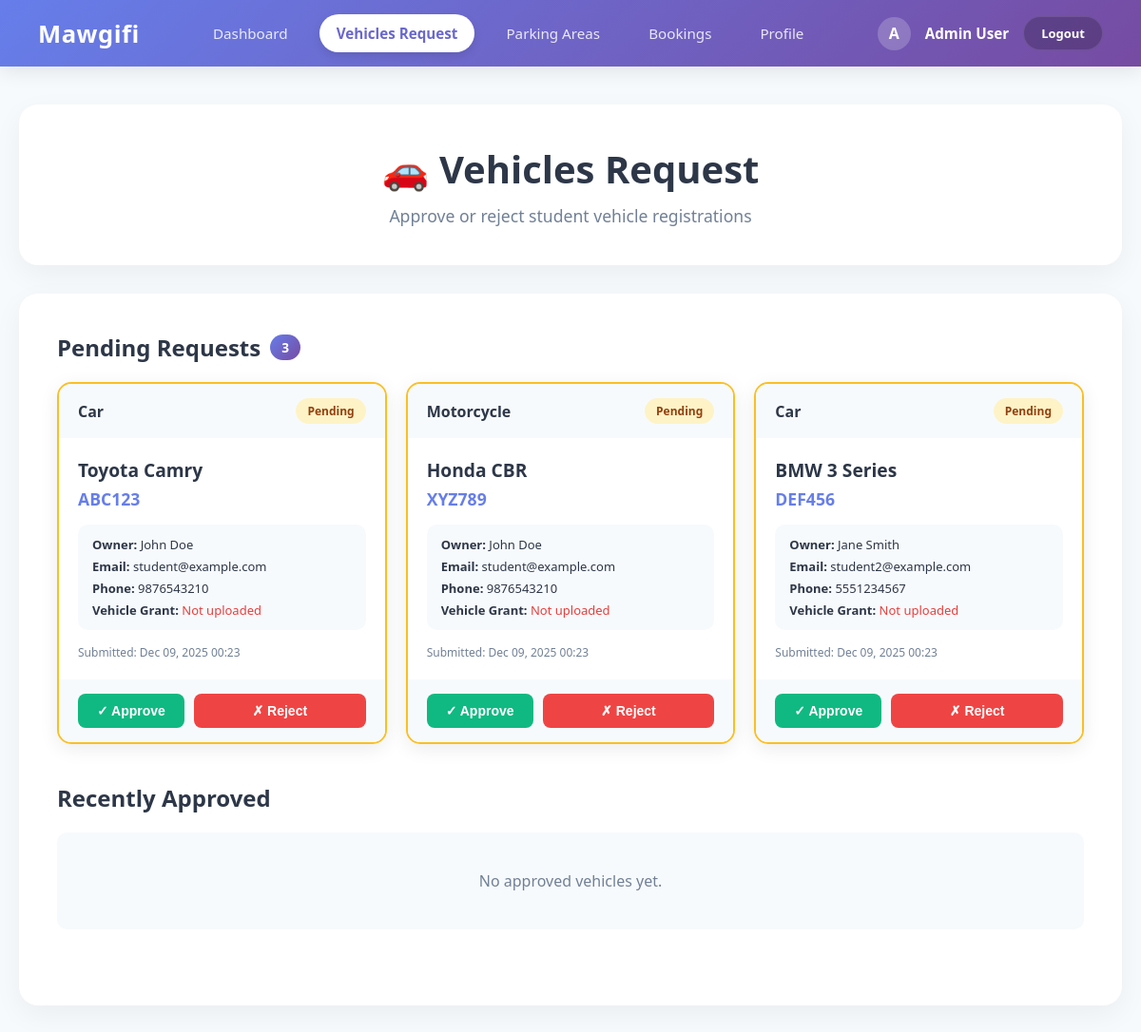
/Moudel1/Stafe.php?view=requests (signed in), run on the app's committed database.
### tables this page shows
CREATE TABLE Vehicle (
    vehicle_id INT AUTO_INCREMENT PRIMARY KEY,
    user_id INT NOT NULL,
    vehicle_type VARCHAR(50),
    vehicle_model VARCHAR(100),
    license_plate VARCHAR(20) NOT NULL,
    grant_document VARCHAR(255),
    created_at TIMESTAMP DEFAULT CURRENT_TIMESTAMP,
    Approved_date DATETIME,
    status ENUM('pending', 'approved', 'rejected') DEFAULT 'pending',
    rejection_reason TEXT DEFAULT NULL,
    FOREIGN KEY (user_id) REFERENCES User(user_id) ON DELETE CASCADE ON UPDATE CASCADE
);

CREATE TABLE `User` (
    user_id INT AUTO_INCREMENT PRIMARY KEY,
    UserName VARCHAR(100) NOT NULL,
    Email VARCHAR(150) NOT NULL,
    PhoneNumber VARCHAR(20),
    UserType ENUM('admin', 'user', 'staff') DEFAULT 'user',
    created_at TIMESTAMP DEFAULT CURRENT_TIMESTAMP,
    updated_at TIMESTAMP DEFAULT CURRENT_TIMESTAMP ON UPDATE CURRENT_TIMESTAMP,
    password VARCHAR(255) NOT NULL,
    Address TEXT
);

### Moudel1/Stafe.php (the view, shortened to what this page needs)
<?php
$username = $_SESSION['username'] ?? 'User';
$current_view = isset($_GET['view']) ? $_GET['view'] : 'dashboard';
$conn = getDBConnection();
$pending_vehicles = [];
$stmt = $conn->prepare("
    SELECT v.vehicle_id, v.vehicle_type, v.vehicle_model, v.license_plate, v.created_at, v.grant_document,
           u.UserName, u.Email, u.PhoneNumber
    FROM Vehicle v
    JOIN User u ON v.user_id = u.user_id
    WHERE v.status = 'pending' AND u.UserType = 'user'
    ORDER BY v.created_at ASC
");
$stmt->execute();
$result = $stmt->get_result();
while ($row = $result->fetch_assoc()) {
    $pending_vehicles[] = $row;
}
$approved_vehicles = [];
$total_pending = count($pending_vehicles);
$total_approved = count($approved_vehicles);
$stmt = $conn->prepare("SELECT COUNT(*) as count FROM Vehicle v JOIN User u ON v.user_id = u.user_id WHERE v.status = 'rejected' AND u.UserType = 'user'");
$stmt->execute();
$result = $stmt->get_result();
$row = $result->fetch_assoc();
$rejected_count = $row['count'];
?>
<!DOCTYPE html>
<html lang="en">
<head>
    <link rel="stylesheet" href="Stafe.css?v=<?php echo time(); ?>">
</head>
<body>
    <nav class="navbar">
        <div class="brand">Mawgifi</div>
        <div class="nav-links">
            <a href="Stafe.php?view=dashboard" <?php echo $current_view === 'dashboard' ? 'class="active"' : ''; ?>>Dashboard</a>
            <a href="Stafe.php?view=requests" <?php echo $current_view === 'requests' ? 'class="active"' : ''; ?>>Vehicles
                Request</a>
            <a href="../modules/parking/index.php">Parking Areas</a>
            <a href="../modules/booking/index.php">Bookings</a>
            <a href="Stafe.php?view=profile" <?php echo $current_view === 'profile' ? 'class="active"' : ''; ?>>Profile</a>
        </div>
        <div class="user-profile">
            <div class="avatar-circle"><?php echo strtoupper(substr($username, 0, 1)); ?></div>
            <span class="user-name"><?php echo htmlspecialchars($username); ?></span>
            <a href="../logout.php" class="logout-btn">Logout</a>
        </div>
    </nav>
    <div class="container">
        <?php if ($current_view === 'dashboard'): ?>
            <div class="dashboard-welcome">
                <h2>Welcome Back, <?php echo htmlspecialchars($username); ?>!</h2>
                <p>Manage student vehicle requests and parking operations</p>
            </div>
            <div class="modules-grid">
                <a href="Stafe.php?view=requests" class="module-card m1">
                    <div class="module-icon">🚗</div>
                    <h3>Vehicle Requests</h3>
                    <p>Review and approve student vehicle registrations.</p>
                </a>
                <a href="../modules/parking/index.php" class="module-card m2">
                    <div class="module-icon">🅿️</div>
                    <h3>Parking Areas</h3>
                    <p>Manage parking zones and monitor space availability.</p>
                </a>
                <a href="../modules/booking/index.php" class="module-card m3">
                    <div class="module-icon">📋</div>
                    <h3>Bookings</h3>
                    <p>Oversee parking reservations and manage bookings.</p>
                </a>
            </div>
            <div class="stats-section">
                <div class="stat-card">
                    <div class="stat-number"><?php echo $total_pending; ?></div>
                    <div class="stat-label">Pending Requests</div>
                </div>
                <div class="stat-card">
                    <div class="stat-number"><?php echo $total_approved; ?></div>
                    <div class="stat-label">Approved Vehicles</div>
                </div>
                <div class="stat-card">
                    <div class="stat-number"><?php echo $rejected_count; ?></div>
                    <div class="stat-label">Rejected Requests</div>
                </div>
            </div>
        <?php else: ?>
            <div class="module-header">
                <h1>🚗 Vehicles Request</h1>
                <p>Approve or reject student vehicle registrations</p>
            </div>
            <div class="content-area">
                <div class="section">
                    <h2>Pending Requests <span class="badge"><?php echo count($pending_vehicles); ?></span></h2>
                    <?php if (empty($pending_vehicles)): ?>
                        <div class="no-data">
                            <p>No pending vehicle requests.</p>
                        </div>
                    <?php else: ?>
                        <div class="cards-grid">
                            <?php foreach ($pending_vehicles as $vehicle): ?>
                                <div class="vehicle-card pending">
                                    <div class="card-header">
                                        <span class="vehicle-type"><?php echo htmlspecialchars($vehicle['vehicle_type']); ?></span>
                                        <span class="status-badge status-pending">Pending</span>
                                    </div>
                                    <div class="card-body">
                                        <h3><?php echo htmlspecialchars($vehicle['vehicle_model']); ?></h3>
                                        <p class="license-plate"><?php echo htmlspecialchars($vehicle['license_plate']); ?></p>
                                        <div class="owner-info">
                                            <p><strong>Owner:</strong> <?php echo htmlspecialchars($vehicle['UserName']); ?></p>
                                            <p><strong>Email:</strong> <?php echo htmlspecialchars($vehicle['Email']); ?></p>
                                            <?php if ($vehicle['PhoneNumber']): ?>
                                                <p><strong>Phone:</strong> <?php echo htmlspecialchars($vehicle['PhoneNumber']); ?></p>
                                            <?php endif; ?>
                                            <?php if (!empty($vehicle['grant_document'])): ?>
                                                <p><strong>Vehicle Grant:</strong> <a
                                                        href="../<?php echo htmlspecialchars($vehicle['grant_document']); ?>"
                                                        target="_blank" style="color: #667eea; text-decoration: underline;">View
                                                        Document</a></p>
                                            <?php else: ?>
                                                <p><strong>Vehicle Grant:</strong> <span style="color: #e53e3e;">Not uploaded</span></p>
                                            <?php endif; ?>
                                        </div>
                                        <p class="date">Submitted:
                                            <?php echo date('M d, Y H:i', strtotime($vehicle['created_at'])); ?></p>
                                    </div>
                                    <div class="card-actions">
                                        <form method="POST" action="" style="display: inline;">
                                            <button type="submit" name="approve_vehicle" class="btn btn-approve">✓ Approve</button>
                                        </form>
                                        <button type="button" class="btn btn-reject"
                                            onclick="openRejectModal(<?php echo $vehicle['vehicle_id']; ?>, '<?php echo htmlspecialchars($vehicle['vehicle_model'], ENT_QUOTES); ?>', '<?php echo htmlspecialchars($vehicle['license_plate'], ENT_QUOTES); ?>')">✗
                                            Reject</button>
                                    </div>
                                </div>
                            <?php endforeach; ?>
                        </div>
                    <?php endif; ?>
                </div>
                <div class="section">
                    <h2>Recently Approved</h2>
                    <?php if (empty($approved_vehicles)): ?>
                        <div class="no-data">
                            <p>No approved vehicles yet.</p>
                        </div>
                    <?php endif; ?>
                </div>
            </div>
        <?php endif; ?>
    </div>
</body>
</html>

### Moudel1/Stafe.css (style rules this page uses)
:root { --primary-grad: linear-gradient(135deg, #667eea 0%, #764ba2 100%); --text-dark: #2d3748; --text-light: #718096; --bg-light: #f7fafc; }
* { margin: 0; padding: 0; box-sizing: border-box; }
body { font-family: 'Segoe UI', system-ui, sans-serif; background: var(--bg-light); color: var(--text-dark); }
.navbar { background: var(--primary-grad); color: white; padding: 15px 40px; display: flex; justify-content: space-between; align-items: center; box-shadow: 0 4px 20px rgba(0, 0, 0, 0.1); }
.navbar .brand { font-size: 1.6rem; font-weight: 800; letter-spacing: 0.5px; }
.nav-links { display: flex; gap: 15px; }
.nav-links a { color: rgba(255, 255, 255, 0.85); text-decoration: none; font-weight: 500; padding: 10px 18px; border-radius: 50px; transition: all 0.3s ease; font-size: 0.95rem; }
.nav-links a.active { background: white; color: #6a67ce; font-weight: 700; box-shadow: 0 4px 10px rgba(0, 0, 0, 0.1); }
.user-profile { display: flex; align-items: center; gap: 15px; }
.user-name { font-weight: 600; font-size: 0.95rem; }
.avatar-circle { width: 35px; height: 35px; background: rgba(255, 255, 255, 0.2); border-radius: 50%; display: flex; align-items: center; justify-content: center; font-weight: bold; }
.logout-btn { background: rgba(0, 0, 0, 0.2); color: white; border: 1px solid rgba(255, 255, 255, 0.1); padding: 8px 18px; border-radius: 20px; cursor: pointer; text-decoration: none; font-size: 13px; font-weight: 600; transition: all 0.3s; }
.container { max-width: 1200px; margin: 40px auto; padding: 0 20px; }
.module-header { background: white; padding: 40px; border-radius: 20px; box-shadow: 0 10px 30px rgba(0, 0, 0, 0.05); text-align: center; }
.module-header h1 { font-size: 2.5rem; margin-bottom: 10px; color: var(--text-dark); }
.module-header p { color: var(--text-light); font-size: 1.1rem; }
.content-area { margin-top: 30px; background: white; padding: 40px; border-radius: 20px; box-shadow: 0 10px 30px rgba(0, 0, 0, 0.05); }
.section { margin-bottom: 40px; }
.section h2 { font-size: 1.5rem; margin-bottom: 20px; color: var(--text-dark); display: flex; align-items: center; gap: 10px; }
.badge { background: var(--primary-grad); color: white; padding: 4px 12px; border-radius: 20px; font-size: 0.85rem; }
.cards-grid { display: grid; grid-template-columns: repeat(auto-fill, minmax(320px, 1fr)); gap: 20px; }
.vehicle-card { background: white; border-radius: 15px; box-shadow: 0 5px 20px rgba(0, 0, 0, 0.08); overflow: hidden; border: 2px solid #e2e8f0; transition: all 0.3s; }
.vehicle-card.pending { border-color: #fbbf24; }
.card-header { background: var(--bg-light); padding: 15px 20px; display: flex; justify-content: space-between; align-items: center; }
.vehicle-type { font-weight: 600; color: var(--text-dark); }
.status-badge { padding: 5px 12px; border-radius: 20px; font-size: 12px; font-weight: 600; }
.status-pending { background: #fef3c7; color: #92400e; }
.card-body { padding: 20px; }
.card-body h3 { font-size: 1.2rem; margin-bottom: 5px; color: var(--text-dark); }
.license-plate { font-size: 1.1rem; font-weight: 700; color: #667eea; margin-bottom: 15px; }
.owner-info { background: var(--bg-light); padding: 12px 15px; border-radius: 10px; margin-bottom: 15px; }
.owner-info p { font-size: 13px; color: var(--text-dark); margin-bottom: 5px; }
.owner-info p:last-child { margin-bottom: 0; }
.date { font-size: 12px; color: var(--text-light); }
.card-actions { padding: 15px 20px; background: var(--bg-light); display: flex; gap: 10px; }
.btn { padding: 10px 20px; border: none; border-radius: 8px; font-size: 14px; font-weight: 600; cursor: pointer; transition: all 0.3s; flex: 1; }
.btn-approve { background: #10b981; color: white; }
.btn-reject { background: #ef4444; color: white; }
.no-data { text-align: center; padding: 40px; color: var(--text-light); background: var(--bg-light); border-radius: 10px; }

### data on the page
vehicle: vehicle_type "Car", vehicle_model "Toyota Camry", license_plate "ABC123", user.UserName "John Doe", user.Email "student@example.com", user.PhoneNumber "9876543210", shows "Vehicle Grant:", created_at "Dec 09, 2025 00:23"
vehicle: vehicle_type "Motorcycle", vehicle_model "Honda CBR", license_plate "XYZ789", user.UserName "John Doe", user.Email "student@example.com", user.PhoneNumber "9876543210", shows "Vehicle Grant:", created_at "Dec 09, 2025 00:23"
vehicle: vehicle_type "Car", vehicle_model "BMW 3 Series", license_plate "DEF456", user.UserName "Jane Smith", user.Email "student2@example.com", user.PhoneNumber "5551234567", shows "Vehicle Grant:", created_at "Dec 09, 2025 00:23"

### other printed values
substr($username, 0, 1) "A"
$username "Admin User"
count($pending_vehicles) "3"
